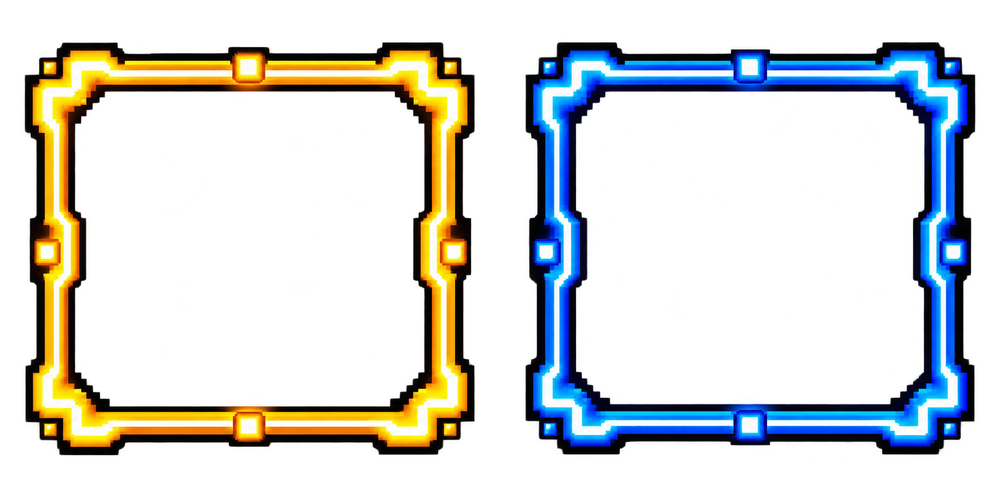
#> input picture borders.png, 1000 x 500 px, shrunk from 1774 x 887 before the run
$ python detect_frames.py ../borders.png
#> lines starting #> are read from the running program, lines starting #| are printed output that depends on the picture
"""Detect sprite frames in a source sheet (debug helper). Prints JSON of rows -> frame boxes in full-res px."""
import sys, json
from PIL import Image
Image.MAX_IMAGE_PIXELS = None
R = 8

def fg_mask(im):
    px = im.load(); w, h = im.size
    m = [[False]*w for _ in range(h)]
    for y in range(h):
        row = m[y]
        for x in range(w):
            r, g, b = px[x, y][:3]
            # background 35, panel borders ~42; anything off-grey or far from it is content
            chroma = max(r, g, b) - min(r, g, b)
            lum = (r + g + b) / 3
            row[x] = not (chroma < 8 and 20 <= lum <= 62)
    return m

def runs(flags, min_gap):
    out = []; s = None; gap = 0
    for i, f in enumerate(flags):
        if f:
            if s is None: s = i
            gap = 0; e = i
        elif s is not None:
            gap += 1
            if gap >= min_gap: out.append((s, e+1)); s = None
    if s is not None: out.append((s, e+1))
    return out

def detect(path):
#> called with path = '../borders.png'
    im = Image.open(path).convert('RGB').reduce(R)
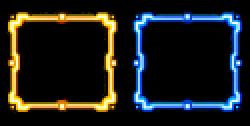
#> im: PIL image 125x63 RGB (shown 2 times larger); mean R, G, B 27.6, 30, 28.3
    m = fg_mask(im); w, h = im.size
#> after `m = fg_mask(im)`: m = 63 items
#> after `w, h = im.size`: w = 125; h = 63
    rows = runs([any(r) for r in m], 6)
#> the loop in runs, `for i, f in enumerate(flags):` made 63 passes
#> s on pass 1: 0
#> after the loop in runs, `for i, f in enumerate(flags):`: out = []; s = 0
#> rows = [(0, 63)]
    res = []
    for (y0, y1) in rows:
        if y1 - y0 < 8: continue
        cols = [any(m[y][x] for y in range(y0, y1)) for x in range(w)]
        frames = []
        for (x0, x1) in runs(cols, 4):
            ys = [y for y in range(y0, y1) if any(m[y][x0:x1])]
            if (x1 - x0) < 8 or len(ys) < 8: continue
            frames.append([x0*R, ys[0]*R, x1*R, (ys[-1]+1)*R])
        res.append({'y': [y0*R, y1*R], 'frames': frames})
#> this loop made 1 pass
#> (y0, y1) on pass 1: (0, 63)
#> after the loop, res = 1 item
    return res

if __name__ == '__main__':
    print(json.dumps(detect(sys.argv[1])))
